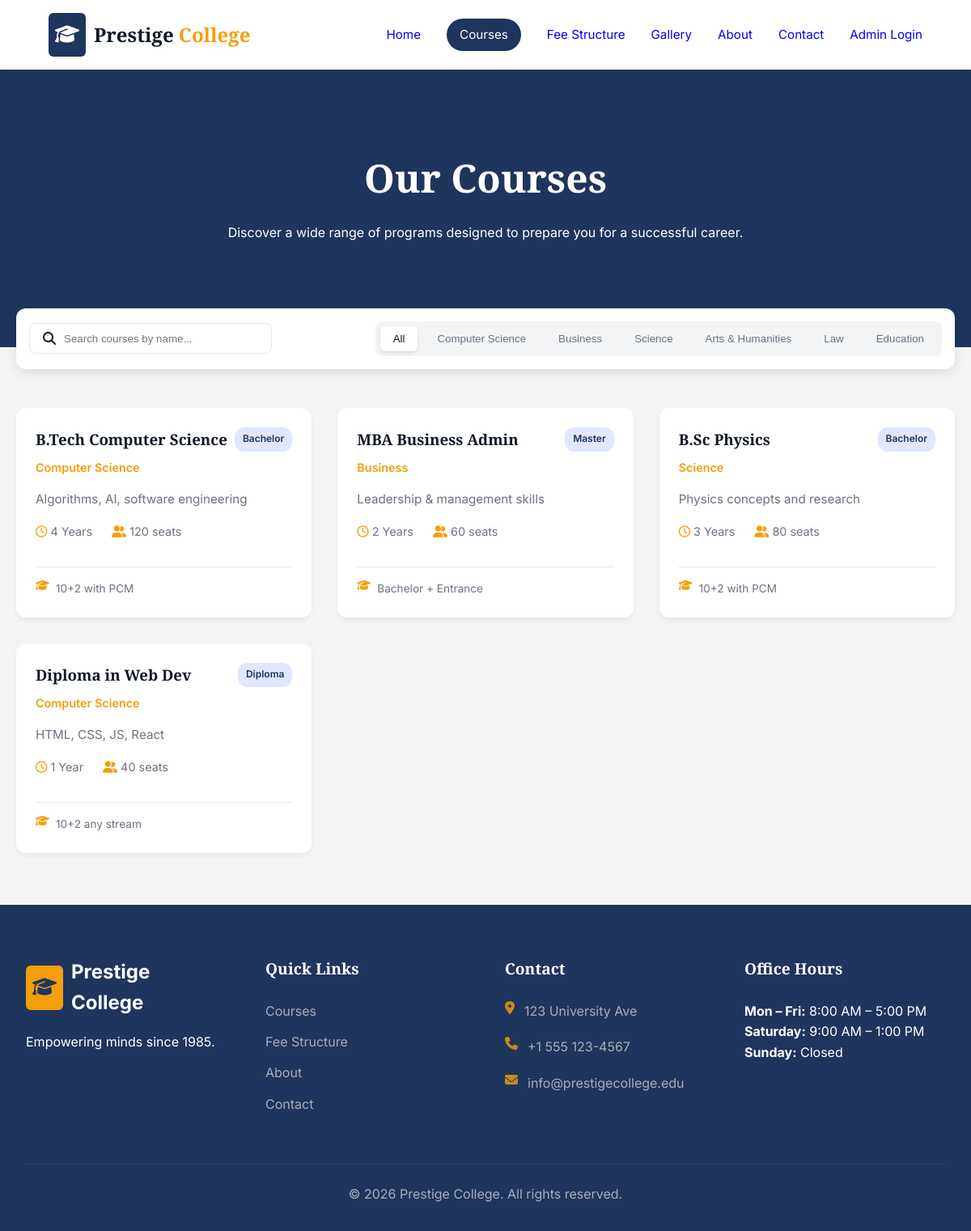
The page /course.php on the database its author committed.
### tables this page shows
CREATE TABLE IF NOT EXISTS courses (
    id INT AUTO_INCREMENT PRIMARY KEY,
    title VARCHAR(100) NOT NULL,
    category VARCHAR(50) NOT NULL,
    type ENUM('Bachelor','Master','Diploma') NOT NULL,
    description TEXT,
    duration VARCHAR(50),
    seats INT,
    eligibility TEXT,
    created_at TIMESTAMP DEFAULT CURRENT_TIMESTAMP
);

### course.php (the view, shortened to what this page needs)
<?php
require_once("config.php");
$courses = $conn->query("SELECT * FROM courses");
?>
<!DOCTYPE html>
<html>
<head>
    <link rel="stylesheet" href="https://cdnjs.cloudflare.com/ajax/libs/font-awesome/6.4.0/css/all.min.css">
</head>
<body>
    <nav class="navbar">
        <div class="logo">
            <div class="logo-icon"><i class="fa-solid fa-graduation-cap"></i></div>
            <div class="logo-text">Prestige <span>College</span></div>
        </div>
        <div class="nav-links">
            <a href="index.php">Home</a>
            <a href="course.php" class="active">Courses</a>
            <a href="fees.php">Fee Structure</a>
            <a href="gallery.php">Gallery</a>
            <a href="aboutus.php">About</a>
            <a href="contact.php">Contact</a>
            <a href="index.php?page=login">Admin Login</a>
        </div>
    </nav>
    <header class="hero">
        <h1>Our Courses</h1>
        <p>Discover a wide range of programs designed to prepare you for a successful career.</p>
    </header>
    <main class="container">
        <div class="filter-bar">
            <div class="search-input">
                <i class="fa-solid fa-search"></i>
                <input type="text" id="searchInput" placeholder="Search courses by name...">
            </div>
            <div class="filters" id="filterButtons">
                <button class="filter-btn active" data-category="all">All</button>
                <button class="filter-btn" data-category="Computer Science">Computer Science</button>
                <button class="filter-btn" data-category="Business">Business</button>
                <button class="filter-btn" data-category="Science">Science</button>
                <button class="filter-btn" data-category="Arts & Humanities">Arts & Humanities</button>
                <button class="filter-btn" data-category="Law">Law</button>
                <button class="filter-btn" data-category="Education">Education</button>
            </div>
        </div>
        <div class="course-grid" id="courseGrid">
            <?php while ($row = $courses->fetch_assoc()): ?>
                <div class="card" data-category="<?= $row['category'] ?>">
                    <div class="card-header">
                        <h3><?= htmlspecialchars($row['title']) ?></h3>
                        <span class="badge"><?= $row['type'] ?></span>
                    </div>
                    <div class="category"><?= $row['category'] ?></div>
                    <p class="description"><?= htmlspecialchars($row['description']) ?></p>
                    <div class="details-row">
                        <div><i class="fa-regular fa-clock"></i> <?= $row['duration'] ?></div>
                        <div><i class="fa-solid fa-user-group"></i> <?= $row['seats'] ?> seats</div>
                    </div>
                    <div class="divider"></div>
                    <div class="eligibility">
                        <i class="fa-solid fa-graduation-cap"></i>
                        <span><?= htmlspecialchars($row['eligibility']) ?></span>
                    </div>
                </div>
            <?php endwhile; ?>
        </div>
    </main>
    <footer class="footer">
        <div class="footer-container">
            <div class="footer-col">
                <div class="footer-logo">
                    <div class="logo-icon"><i class="fa-solid fa-graduation-cap"></i></div>
                    <div>Prestige College</div>
                </div>
                <p>Empowering minds since 1985.</p>
            </div>
            <div class="footer-col">
                <h4>Quick Links</h4>
                <ul>
                    <ul>
                        <li><a href="course.php">Courses</a></li>
                        <li><a href="fees.php">Fee Structure</a></li>
                        <li><a href="aboutus.php">About</a></li>
                        <li><a href="contact.php">Contact</a></li>
                    </ul>
                </ul>
            </div>
            <div class="footer-col">
                <h4>Contact</h4>
                <div class="contact-item"><i class="fa-solid fa-location-dot"></i><a href="https://maps.google.com/?q=123+University+Ave" target="_blank">
                        123 University Ave
                    </a></div>
                <div class="contact-item"><i class="fa-solid fa-phone"></i> <a href="tel:+15551234567">+1 555 123-4567</a></div>
                <div class="contact-item">
                    <i class="fa-solid fa-envelope"></i>
                    <a href="mailto:info@prestigecollege.edu">
                        info@prestigecollege.edu
                    </a>
                </div>
            </div>
            <div class="footer-col">
                <h4>Office Hours</h4>
                <p><strong>Mon – Fri:</strong> 8:00 AM – 5:00 PM</p>
                <p><strong>Saturday:</strong> 9:00 AM – 1:00 PM</p>
                <p><strong>Sunday:</strong> Closed</p>
            </div>
        </div>
        <div class="footer-bottom">&copy; 2026 Prestige College. All rights reserved.</div>
    </footer>
</body>
</html>

### course.php (style rules this page uses)
:root { --primary-blue: #1e355d; --accent-gold: #f59e0b; --bg-gray: #f3f4f6; --text-dark: #111827; --text-gray: #6b7280; --border-color: #e5e7eb; --white: #ffffff; }
* { margin: 0; padding: 0; box-sizing: border-box; }
body { font-family: 'Inter', sans-serif; background-color: var(--bg-gray); color: var(--text-dark); line-height: 1.6; }
h1, h2, h3, h4, .logo-text { font-family: 'Playfair Display', serif; }
.navbar { display: flex; justify-content: space-between; align-items: center; padding: 1rem 5%; background-color: var(--white); box-shadow: 0 2px 4px rgba(0, 0, 0, 0.05); position: sticky; top: 0; z-index: 1000; }
.logo { display: flex; align-items: center; gap: 10px; font-size: 1.5rem; font-weight: 700; }
.logo-icon { background-color: var(--primary-blue); color: var(--white); padding: 8px; border-radius: 6px; }
.logo-text span { color: var(--accent-gold); }
.nav-links { display: flex; gap: 2rem; align-items: center; font-size: 0.95rem; }
.nav-links a.active { background-color: var(--primary-blue); color: var(--white); padding: 8px 16px; border-radius: 20px; }
.nav-links a { text-decoration: none; }
.hero { background-color: var(--primary-blue); color: var(--white); text-align: center; padding: 6rem 2rem 8rem; }
.hero h1 { font-size: 3rem; margin-bottom: 1rem; }
.container { max-width: 1200px; margin: -3rem auto 4rem; padding: 0 20px; }
.filter-bar { background-color: var(--white); padding: 1rem; border-radius: 12px; display: flex; justify-content: space-between; align-items: center; box-shadow: 0 4px 15px rgba(0, 0, 0, 0.1); margin-bottom: 3rem; flex-wrap: wrap; gap: 1rem; }
.search-input { display: flex; align-items: center; border: 1px solid var(--border-color); padding: 10px 16px; border-radius: 8px; width: 300px; }
.search-input input { border: none; outline: none; margin-left: 10px; width: 100%; }
.filters { display: flex; gap: 0.5rem; background-color: var(--bg-gray); padding: 6px; border-radius: 8px; flex-wrap: wrap; }
.filter-btn { border: none; background: transparent; padding: 8px 16px; border-radius: 6px; color: var(--text-gray); cursor: pointer; font-weight: 500; transition: 0.3s; }
.filter-btn.active { background-color: var(--white); color: var(--text-dark); box-shadow: 0 2px 5px rgba(0, 0, 0, 0.1); }
.course-grid { display: grid; grid-template-columns: repeat(auto-fit, minmax(320px, 1fr)); gap: 2rem; }
.card { background-color: var(--white); border-radius: 12px; padding: 1.5rem; box-shadow: 0 4px 6px rgba(0, 0, 0, 0.05); display: flex; flex-direction: column; transition: 0.4s; }
.card-header { display: flex; justify-content: space-between; margin-bottom: 0.5rem; }
.badge { padding: 4px 10px; border-radius: 12px; font-size: 0.75rem; font-weight: 600; background: #e0e7ff; color: var(--primary-blue); }
.category { color: var(--accent-gold); font-size: 0.9rem; font-weight: 600; margin-bottom: 1rem; }
.description { color: var(--text-gray); font-size: 0.95rem; flex-grow: 1; margin-bottom: 1rem; }
.details-row { display: flex; gap: 1.5rem; color: var(--text-gray); font-size: 0.9rem; margin-bottom: 1rem; }
.details-row i { color: var(--accent-gold); }
.divider { height: 1px; background: var(--border-color); margin: 1rem 0; }
.eligibility { color: var(--text-gray); font-size: 0.85rem; display: flex; gap: 8px; }
.eligibility i { color: var(--accent-gold); }
.footer { background-color: var(--primary-blue); color: var(--white); padding: 4rem 2rem 2rem; }
.footer-container { max-width: 1200px; margin: 0 auto; display: grid; grid-template-columns: repeat(auto-fit, minmax(220px, 1fr)); gap: 3rem; }
.footer-logo { display: flex; align-items: center; gap: 10px; font-size: 1.5rem; font-weight: 700; margin-bottom: 1rem; }
.footer-logo .logo-icon { background-color: var(--accent-gold); color: var(--primary-blue); }
.footer-col h4 { font-size: 1.2rem; margin-bottom: 1.5rem; }
.footer-col ul { list-style: none; }
.footer-col ul li { margin-bottom: 0.8rem; opacity: 0.8; }
.contact-item { display: flex; gap: 12px; margin-bottom: 1.2rem; opacity: 0.8; }
.contact-item i { color: var(--accent-gold); }
.contact-item a { color: #ccc; text-decoration: none; }
.footer-bottom { text-align: center; margin-top: 3rem; padding-top: 1.5rem; border-top: 1px solid rgba(255, 255, 255, 0.1); opacity: 0.6; }
.footer-col a { color: #ccc; text-decoration: none; }

### rows shown on the page
courses: title "B.Tech Computer Science", type "Bachelor", category "Computer Science", description "Algorithms, AI, software engineering", duration "4 Years", seats "120", eligibility "10+2 with PCM"
courses: title "MBA Business Admin", type "Master", category "Business", description "Leadership & management skills", duration "2 Years", seats "60", eligibility "Bachelor + Entrance"
courses: title "B.Sc Physics", type "Bachelor", category "Science", description "Physics concepts and research", duration "3 Years", seats "80", eligibility "10+2 with PCM"
courses: title "Diploma in Web Dev", type "Diploma", category "Computer Science", description "HTML, CSS, JS, React", duration "1 Year", seats "40", eligibility "10+2 any stream"
